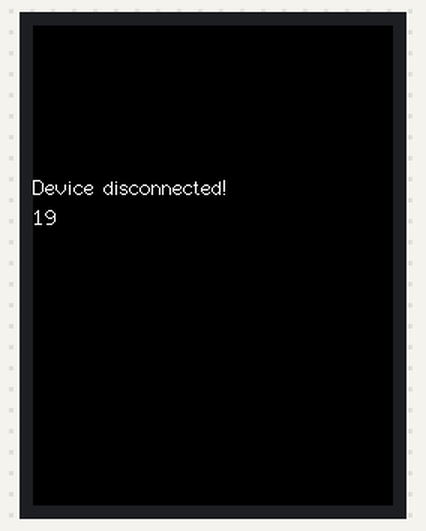
The sketch below on a simulated ESP32. Shown: 240×320 colour display. Random numbers use the default seed unless the sketch sets one; nothing arrives over Bluetooth unless stated; a phone connects over Bluetooth LE 3 s after start; what the sketch prints to the serial monitor is not drawn.

Above: at 3.2 s.

The sketch:

BLE_Daviklis.ino
```cpp
/*
    Video: https://www.youtube.com/watch?v=oCMOYS71NIU
    Based on Neil Kolban example for IDF: https://github.com/nkolban/esp32-snippets/blob/master/cpp_utils/tests/BLE%20Tests/SampleNotify.cpp
    Ported to Arduino ESP32 by Evandro Copercini
    updated by chegewara

   Create a BLE server that, once we receive a connection, will send periodic notifications.
   The service advertises itself as: 4fafc201-1fb5-459e-8fcc-c5c9c331914b
   And has a characteristic of: beb5483e-36e1-4688-b7f5-ea07361b26a8

   The design of creating the BLE server is:
   1. Create a BLE Server
   2. Create a BLE Service
   3. Create a BLE Characteristic on the Service
   4. Create a BLE Descriptor on the characteristic
   5. Start the service.
   6. Start advertising.

   A connect hander associated with the server starts a background task that performs notification
   every couple of seconds.
*/
#include <BLEDevice.h>
#include <BLEServer.h>
#include <BLEUtils.h>
#include <BLE2902.h>
#include <SPI.h>

#include <TFT_eSPI.h> // Hardware-specific library

TFT_eSPI tft = TFT_eSPI();       // Invoke custom library

#define TFT_GREY 0x5AEB // New colour

BLEServer* pServer = NULL;
BLECharacteristic* pCharacteristic = NULL;
bool deviceConnected = false;
bool oldDeviceConnected = false;
uint32_t value = 0;
bool screen_refresh= false;
// See the following for generating UUIDs:
// https://www.uuidgenerator.net/

#define SERVICE_UUID        "4fafc201-1fb5-459e-8fcc-c5c9c331914b"
#define CHARACTERISTIC_UUID "beb5483e-36e1-4688-b7f5-ea07361b26a8"


class MyServerCallbacks: public BLEServerCallbacks {
    void onConnect(BLEServer* pServer) {
      deviceConnected = true;
      BLEDevice::startAdvertising();
    };

    void onDisconnect(BLEServer* pServer) {
      deviceConnected = false;
    }
};


void setup() {
      tft.init();
  tft.setRotation(2);
  Serial.begin(115200);

  // Create the BLE Device
  BLEDevice::init("Nexus BLE1");

  // Create the BLE Server
  pServer = BLEDevice::createServer();
  pServer->setCallbacks(new MyServerCallbacks());

  // Create the BLE Service
  BLEService *pService = pServer->createService(SERVICE_UUID);

  // Create a BLE Characteristic
  pCharacteristic = pService->createCharacteristic(
                      CHARACTERISTIC_UUID,
                      BLECharacteristic::PROPERTY_READ   |
                      BLECharacteristic::PROPERTY_WRITE  |
                      BLECharacteristic::PROPERTY_NOTIFY |
                      BLECharacteristic::PROPERTY_INDICATE
                    );

  // https://www.bluetooth.com/specifications/gatt/viewer?attributeXmlFile=org.bluetooth.descriptor.gatt.client_characteristic_configuration.xml
  // Create a BLE Descriptor
  pCharacteristic->addDescriptor(new BLE2902());

  // Start the service
  pService->start();

  // Start advertising
  BLEAdvertising *pAdvertising = BLEDevice::getAdvertising();
  pAdvertising->addServiceUUID(SERVICE_UUID);
  pAdvertising->setScanResponse(true);
  pAdvertising->setMinPreferred(0x1);  // set value to 0x00 to not advertise this parameter
  BLEDevice::startAdvertising();
  Serial.println("Waiting a client connection to notify...");
}

void loop() {
  if (deviceConnected) {
    if (screen_refresh==false)
    {
    // notify changed value
      tft.fillScreen(0X0000);

  // Set "cursor" at top left corner of display (0,0) and select font 2
  // (cursor will move to next line automatically during printing with 'tft.println'
  //  or stay on the line is there is room for the text with tft.print)
  tft.setCursor(0, 100, 2);
  // Set the font colour to be white with a black background, set text size multiplier to 1
  tft.setTextColor(TFT_WHITE,TFT_BLACK);  tft.setTextSize(1);
  // We can now plot text on screen using the "print" class
  tft.println("Device connected!");
  }
  screen_refresh=true;
  }
    if (!deviceConnected) {
      if (screen_refresh==false)
      {
    // notify changed value
      tft.fillScreen(0X0000);

  // Set "cursor" at top left corner of display (0,0) and select font 2
  // (cursor will move to next line automatically during printing with 'tft.println'
  //  or stay on the line is there is room for the text with tft.print)
  tft.setCursor(0, 100, 2);
  // Set the font colour to be white with a black background, set text size multiplier to 1
  tft.setTextColor(TFT_WHITE,TFT_BLACK);  tft.setTextSize(1);
  // We can now plot text on screen using the "print" class
  tft.println("Device disconnected!");
  }
  screen_refresh=true;
    }
  value = random(0, 20);
    // notify changed value
    if (deviceConnected) {
        pCharacteristic->setValue((uint8_t*)&value, 4);
        pCharacteristic->notify();
       // value++;
         tft.setCursor(0, 120, 2);
        // Set the font colour to be white with a black background, set text size multiplier to 1
        tft.setTextColor(TFT_WHITE,TFT_BLACK);  tft.setTextSize(1);
        // We can now plot text on screen using the "print" class
        tft.println(value);
        delay(1000); // bluetooth stack will go into congestion, if too many packets are sent, in 6 hours test i was able to go as low as 3ms
    }
    // disconnecting
    if (!deviceConnected && oldDeviceConnected) {
        delay(500); // give the bluetooth stack the chance to get things ready
        pServer->startAdvertising(); // restart advertising
        Serial.println("start advertising");
        oldDeviceConnected = deviceConnected;
    }
    // connecting
    if (deviceConnected && !oldDeviceConnected) {
        // do stuff here on connecting
        oldDeviceConnected = deviceConnected;
    }
}
```
